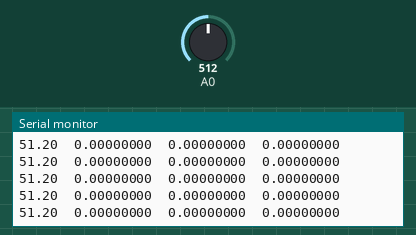
This sketch was run on a simulated Arduino Uno, built with avr-gcc and run on an emulated ATmega328P. Shown: the last lines printed to the serial monitor. Inputs (shaded band) come from the test bench; at power-on: A0 = 512.

Above: at 1.2 s.
1.3 s: A0 set to 716
At 1.31 s:
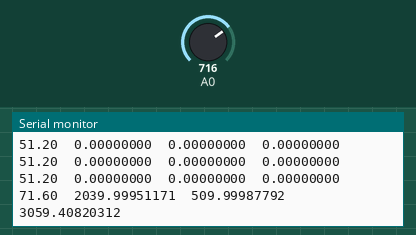
2.8 s: A0 set to 900
At 2.81 s:
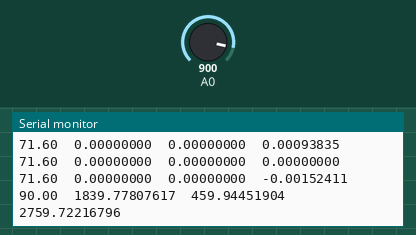
Timing chart, 0 to 5.8 s (numbered marks = the images above; inputs shaded):
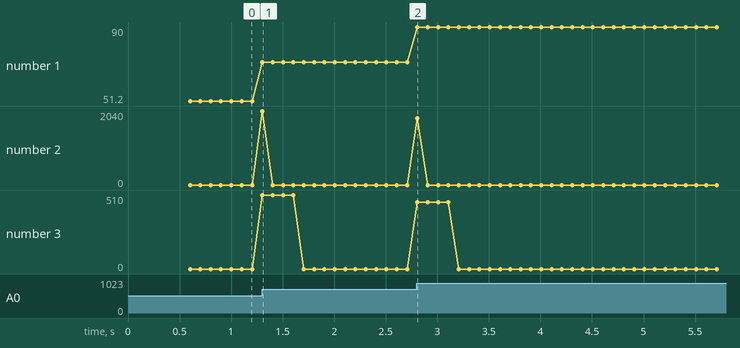

Measured:
- after the input at 1.3 s, the serial monitor: prints a new line at once (image 1)
- after the input at 2.8 s, the serial monitor: prints a new line at once (image 2)
- plotted number 1: 51.2 → 71.6 after the input at 1.3 s, 71.6 → 90 after the input at 2.8 s

The sketch:

angle-derivative.ino
```cpp
/**
 * This sketch demonstrates calculation of the derivative of an analog signal.
 * 3 last samples are taken and approximated by a 2-nd order polynom.
 * The derivative of that polynom is then taken.
 *
 * Dependencies:
 * - CircularBuffer
 */

#include <CircularBuffer.h>

CircularBuffer<double, 3> ts;
CircularBuffer<double, 3> xs;
CircularBuffer<double, 4> avg;

unsigned long lastSampleTs = 0;
const unsigned long sampleIntervalMillis = 100000;

void setup() {
  Serial.begin(115200);
}

void loop() {
  int value = analogRead(A0);
  unsigned long now = micros();
  if (now - lastSampleTs >= sampleIntervalMillis) {
    ts.push(double(now) / 1000000.0);
    xs.push(double(value));
    lastSampleTs = now;
    if (xs.isFull()) {
      double d1 = oldDerivative(ts[1], xs[1], ts[2], xs[2]);
      double d2 = parabolicDerivative(ts[0], xs[0], ts[1], xs[1], ts[2], xs[2], ts[2]);
      avg.push(d1);

      if (avg.isFull()) {
        Serial.print(1.0 * value / 10.0);Serial.print("\t");
        Serial.print(d1, 8);Serial.print("\t");
        Serial.print((avg[0] + avg[1] + avg[2] + avg[3]) / 4.0, 8);Serial.print("\t");
        Serial.println(d2, 8);
      }
    }
  }
}

double oldDerivative(double x0, double y0, double x1, double y1) {
//  Serial.print(x0);Serial.print(" - ");
//  Serial.print(y0);Serial.print(" - ");
//  Serial.print(x1);Serial.print(" - ");
//  Serial.println(y1);

  if (x0 == x1) {
    return 0.0;
  } else {
    return (y1 - y0) / (x1 - x0);
  }
}

double parabolicDerivative(double x0, double y0, double x1, double y1, double x2, double y2, double x) {
//  Serial.print(x0);Serial.print(" - ");
//  Serial.print(y0);Serial.print(" - ");
//  Serial.print(x1);Serial.print(" - ");
//  Serial.print(y1);Serial.print(" - ");
//  Serial.print(x2);Serial.print(" - ");
//  Serial.println(y2);
  x2 -= x0;
  x1 -= x0;
  x -= x0;
  x0 = 0.0;

  double det = (x0 * x0 - x0 * (x1 + x2) + x1 * x2) * (x1 - x2);
  double detA = y0 * (x1 - x2) - x0 * (y1 - y2) + (y1 * x2 - x1 * y2);
  double detB = x0 * x0 * (y1 - y2) - y0 * (x1 * x1 - x2 * x2) + (x1 * x1 * y2 - x2 * x2 * y1);

//  Serial.print(det);Serial.print(" - ");
//  Serial.print(detA);Serial.print(" - ");
//  Serial.print(detB);Serial.print(" - ");
//  Serial.println((2.0 * detA * x + detB) / det);

  if (det == 0.0) {
    Serial.println("det == 0.0");
    return 0.0;
  } else {
    return (2.0 * detA * x + detB) / det;
  }
}
```
